Frame 1 (no input): blank canvas, image omitted
Frame 60 (no input): blank canvas, image omitted
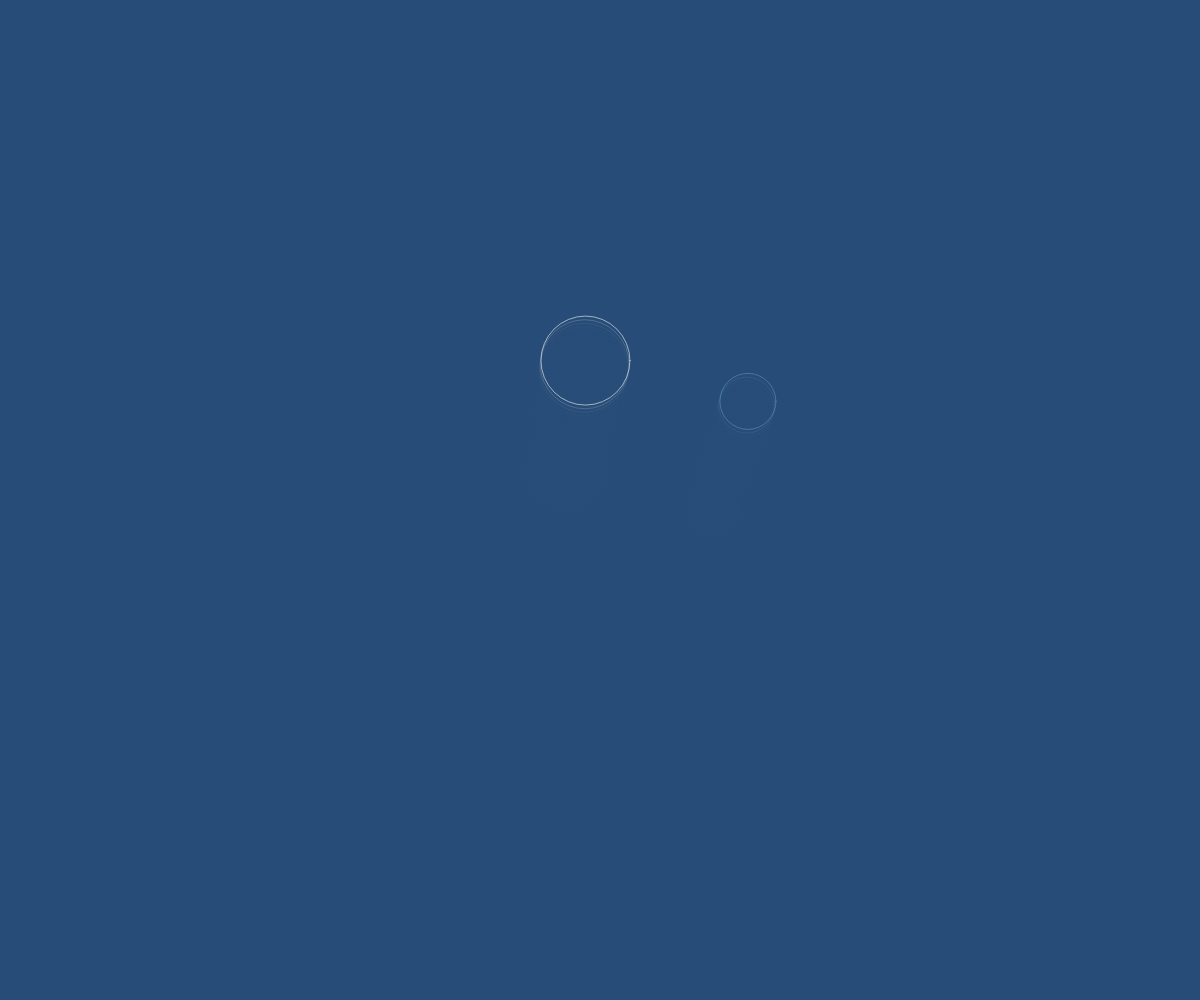
Frame 120 (the mouse pressed at the canvas centre since frame 60)

The p5.js sketch whose frames 1 and 60 were blank and that drew this single picture after the mouse press (run headless with seeded random() and noise() and a simulated clock; from frame 60 on, the mouse is pressed at the canvas centre):

// p5.js sketch
// ── sketch.js
let vine =[];
let colorpallete = ['#E7ECEFCD','#A3CEF1DF','#6096BABB'];


function setup() {
  createCanvas(windowWidth, windowHeight);

}

function mouseMoved(){
  for (let i=0; i<2;i++){
    vine.push(new Vine(mouseX + random(-100, 180), mouseY + random(-100, 180)));
  }
}

function draw() {  
  background('#274C77AC');
  for (let i=0; i<vine.length; i++){
    let v = vine[i];
    if(v.isDone()){
      vine.splice(i, 1);
    } else {
      v.show();
      v.update();
    }
  }

}

class Vine{
  constructor(x,y){
    this.x = x;
    this.y = y;
    this.d = ceil(random(10,90));
    this.dx = 0;
    this.dy = 0;
    this.px = this.x;
    this.py = this.y;
    this.color = random(colorpallete);
  }

  show(){
    noFill();
    stroke(this.color);
    strokeWeight(0.8);
    ellipse(this.x, this.y, this.d, this.d);
  }

  update(){
    this.px = this.x;
    this.py = this.y;


    this.x += this.dx;
    this.y += this.dy;

    this.dx *= random (0.998,0.995);
    this.dx += random(-0.045,0.07);
    this.dy += random(-0.05,-0.075);
}

isDone(){
  if (this.x > width + 30 || this.x < -30 || this.y > height + 30 || this.y < -100){
    return true;
  } else {
    return false;
  }

}
}
